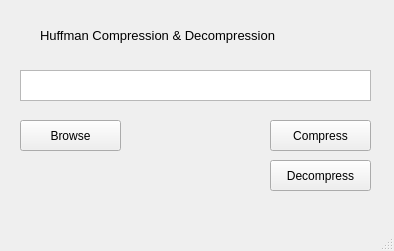
<?xml version="1.0" encoding="UTF-8"?>
<ui version="4.0">
 <class>MainWindow</class>
 <widget class="QMainWindow" name="MainWindow">
  <property name="geometry">
   <rect>
    <x>0</x>
    <y>0</y>
    <width>394</width>
    <height>251</height>
   </rect>
  </property>
  <property name="windowTitle">
   <string>MainWindow</string>
  </property>
  <widget class="QWidget" name="centralwidget">
   <widget class="QTextEdit" name="textField_path">
    <property name="geometry">
     <rect>
      <x>20</x>
      <y>70</y>
      <width>351</width>
      <height>31</height>
     </rect>
    </property>
    <property name="font">
     <font>
      <pointsize>8</pointsize>
     </font>
    </property>
    <property name="html">
     <string>&lt;!DOCTYPE HTML PUBLIC &quot;-//W3C//DTD HTML 4.0//EN&quot; &quot;http://www.w3.org/TR/REC-html40/strict.dtd&quot;&gt;
&lt;html&gt;&lt;head&gt;&lt;meta name=&quot;qrichtext&quot; content=&quot;1&quot; /&gt;&lt;style type=&quot;text/css&quot;&gt;
p, li { white-space: pre-wrap; }
&lt;/style&gt;&lt;/head&gt;&lt;body style=&quot; font-family:'MS Shell Dlg 2'; font-size:8pt; font-weight:400; font-style:normal;&quot;&gt;
&lt;p style=&quot;-qt-paragraph-type:empty; margin-top:0px; margin-bottom:0px; margin-left:0px; margin-right:0px; -qt-block-indent:0; text-indent:0px;&quot;&gt;&lt;br /&gt;&lt;/p&gt;&lt;/body&gt;&lt;/html&gt;</string>
    </property>
   </widget>
   <widget class="QPushButton" name="button_compress">
    <property name="geometry">
     <rect>
      <x>270</x>
      <y>120</y>
      <width>101</width>
      <height>31</height>
     </rect>
    </property>
    <property name="font">
     <font>
      <pointsize>9</pointsize>
     </font>
    </property>
    <property name="text">
     <string>Compress</string>
    </property>
   </widget>
   <widget class="QPushButton" name="button_decompress">
    <property name="geometry">
     <rect>
      <x>270</x>
      <y>160</y>
      <width>101</width>
      <height>31</height>
     </rect>
    </property>
    <property name="font">
     <font>
      <pointsize>9</pointsize>
     </font>
    </property>
    <property name="text">
     <string>Decompress</string>
    </property>
   </widget>
   <widget class="QPushButton" name="button_browse">
    <property name="geometry">
     <rect>
      <x>20</x>
      <y>120</y>
      <width>101</width>
      <height>31</height>
     </rect>
    </property>
    <property name="font">
     <font>
      <pointsize>9</pointsize>
     </font>
    </property>
    <property name="text">
     <string>Browse</string>
    </property>
   </widget>
   <widget class="QLabel" name="label">
    <property name="geometry">
     <rect>
      <x>40</x>
      <y>20</y>
      <width>301</width>
      <height>31</height>
     </rect>
    </property>
    <property name="font">
     <font>
      <pointsize>10</pointsize>
     </font>
    </property>
    <property name="text">
     <string>Huffman Compression &amp; Decompression</string>
    </property>
   </widget>
  </widget>
  <widget class="QMenuBar" name="menubar">
   <property name="geometry">
    <rect>
     <x>0</x>
     <y>0</y>
     <width>394</width>
     <height>26</height>
    </rect>
   </property>
  </widget>
  <widget class="QStatusBar" name="statusbar"/>
 </widget>
 <resources/>
 <connections/>
</ui>
